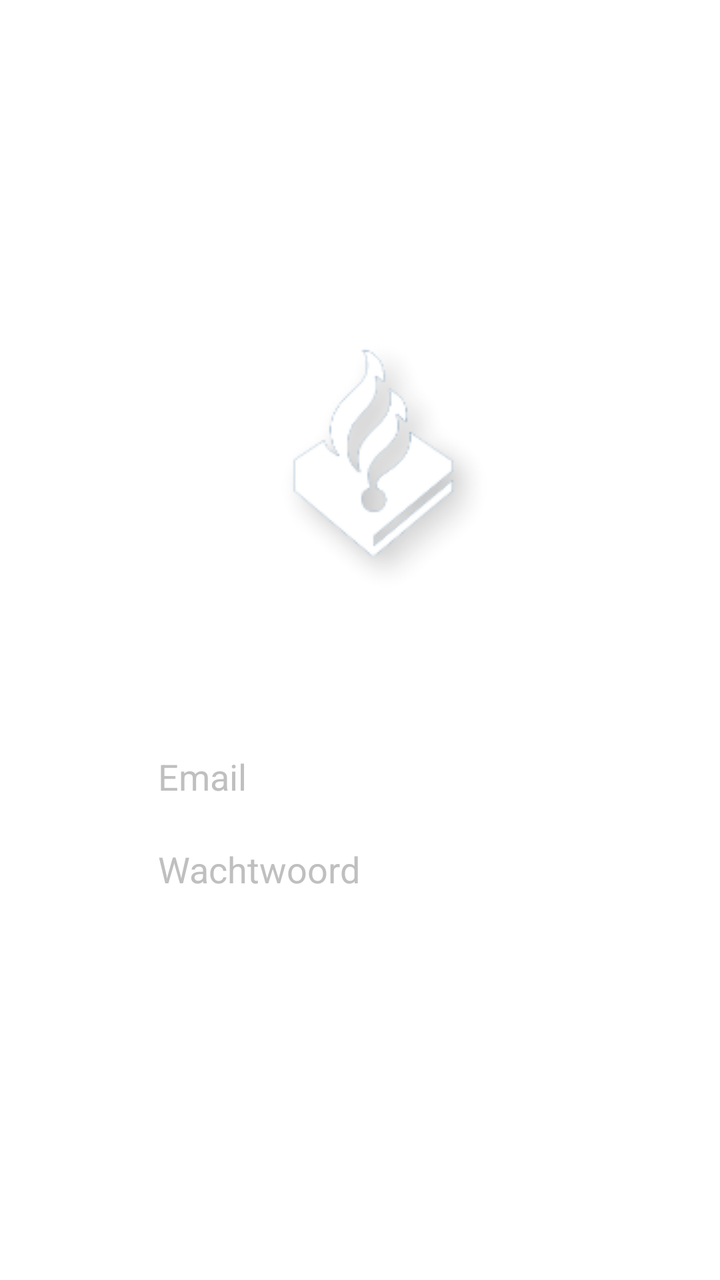
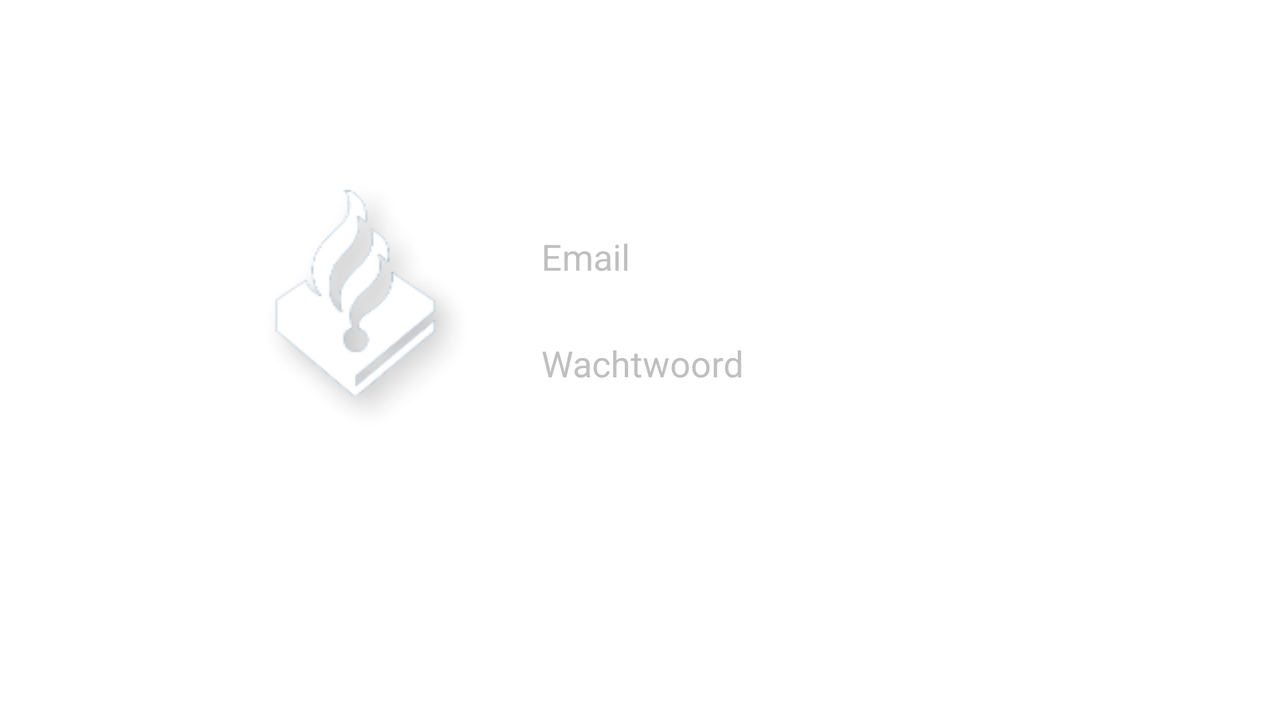

An Android layout and its configuration variant, each rendered on a device that would load it. The default file and the variant file are quoted in full after the pictures.
<!-- AndroidManifest.xml: application theme Theme.Politie -->
<!-- res/layout/fragment_login_politie.xml -->
<?xml version="1.0" encoding="utf-8"?>
<androidx.constraintlayout.widget.ConstraintLayout
    xmlns:android="http://schemas.android.com/apk/res/android"
    xmlns:app="http://schemas.android.com/apk/res-auto"
    android:layout_width="match_parent"
    android:layout_height="match_parent">

    <include
        android:id="@+id/include3"
        layout="@layout/fragment_background"
        android:layout_width="match_parent"
        android:layout_height="match_parent"
        app:layout_constraintBottom_toBottomOf="parent"
        app:layout_constraintEnd_toEndOf="parent"
        app:layout_constraintHorizontal_bias="0.0"
        app:layout_constraintStart_toStartOf="parent"
        app:layout_constraintTop_toTopOf="parent"
        app:layout_constraintVertical_bias="0.0" />

    <ImageView
        android:id="@+id/ivPolitie"
        android:layout_width="wrap_content"
        android:layout_height="wrap_content"
        android:layout_marginStart="25dp"
        android:layout_marginTop="150dp"
        android:background="@drawable/logo_politie"
        android:contentDescription="@string/politie_logo_description"
        app:layout_constraintEnd_toEndOf="parent"
        app:layout_constraintStart_toStartOf="parent"
        app:layout_constraintTop_toTopOf="@+id/include3" />

    <EditText
        android:id="@+id/etEmail"
        android:maxLength="254"
        android:layout_width="wrap_content"
        android:layout_height="wrap_content"
        android:layout_marginTop="50dp"
        android:backgroundTint="#FFFFFF"
        android:ems="10"
        android:hint="@string/placeholder_email"
        android:inputType="textEmailAddress"
        android:textColor="#FFFFFF"
        android:textColorHint="#BFBFBF"
        app:layout_constraintEnd_toEndOf="parent"
        app:layout_constraintStart_toStartOf="@+id/include3"
        app:layout_constraintTop_toBottomOf="@+id/ivPolitie"
        android:autofillHints="AUTOFILL_HINT_EMAIL_ADDRESS" />

    <EditText
        android:id="@+id/etPassword"
        android:maxLength="128"
        android:layout_width="wrap_content"
        android:layout_height="wrap_content"
        android:layout_marginTop="5dp"
        android:backgroundTint="#FFFFFF"
        android:ems="10"
        android:hint="@string/placeholder_pass"
        android:inputType="textPassword"
        android:textColor="#FFFFFF"
        android:textColorHint="#BFBFBF"
        app:layout_constraintEnd_toEndOf="parent"
        app:layout_constraintStart_toStartOf="@+id/include3"
        app:layout_constraintTop_toBottomOf="@+id/etEmail"
        android:autofillHints="AUTOFILL_HINT_PASSWORD"
        android:imeOptions="actionDone"/>

    <Button
        android:id="@+id/btnLogin"
        android:layout_width="match_parent"
        android:layout_height="wrap_content"
        android:layout_marginStart="100dp"
        android:layout_marginTop="200dp"
        android:layout_marginEnd="100dp"
        android:layout_marginBottom="100dp"
        android:background="@drawable/bg_round_button"
        android:elevation="4dp"
        android:text="@string/login"
        android:textColor="#FFFFFF"

        app:layout_constraintBottom_toBottomOf="@+id/include3"
        app:layout_constraintEnd_toEndOf="parent"
        app:layout_constraintStart_toStartOf="parent"
        app:layout_constraintTop_toBottomOf="@+id/etPassword"
        app:layout_constraintVertical_bias="0.205" />

    <include
        android:id="@+id/warning"
        layout="@layout/fragment_warning_login"
        android:layout_width="match_parent"
        android:layout_height="match_parent"
        android:visibility="invisible"
        app:layout_constraintBottom_toBottomOf="parent"
        app:layout_constraintEnd_toEndOf="parent"
        app:layout_constraintStart_toStartOf="parent"
        app:layout_constraintTop_toTopOf="parent" />

    <ImageButton
        android:id="@+id/btnBack"
        android:layout_width="100dp"
        android:layout_height="wrap_content"
        android:layout_marginTop="10dp"
        android:backgroundTint="@android:color/transparent"
        android:scaleX="2"
        android:scaleY="2"
        app:layout_constraintBottom_toBottomOf="@+id/include3"
        app:layout_constraintEnd_toStartOf="@+id/include3"
        app:layout_constraintHorizontal_bias="0.16"
        app:layout_constraintStart_toStartOf="parent"
        app:layout_constraintTop_toTopOf="@+id/include3"
        app:layout_constraintVertical_bias="0.0"
        app:srcCompat="@drawable/abc_vector_test"
        android:contentDescription="@string/back_button_description" />
</androidx.constraintlayout.widget.ConstraintLayout>
<!-- res/layout/fragment_background.xml (included above) -->
<?xml version="1.0" encoding="utf-8"?>
<androidx.constraintlayout.widget.ConstraintLayout xmlns:android="http://schemas.android.com/apk/res/android"
    xmlns:app="http://schemas.android.com/apk/res-auto"
    android:layout_width="match_parent"
    android:layout_height="match_parent">

    <ImageView
        android:id="@+id/bgAmsterdam"
        android:layout_width="0dp"
        android:layout_height="0dp"
        android:scaleType="centerCrop"
        app:layout_constraintBottom_toBottomOf="parent"
        app:layout_constraintEnd_toEndOf="parent"
        app:layout_constraintStart_toStartOf="parent"
        app:layout_constraintTop_toTopOf="parent"
        app:srcCompat="@drawable/main_background" />

</androidx.constraintlayout.widget.ConstraintLayout>
<!-- res/layout/fragment_warning_login.xml (included above) -->
<?xml version="1.0" encoding="utf-8"?>
<androidx.constraintlayout.widget.ConstraintLayout xmlns:android="http://schemas.android.com/apk/res/android"
    xmlns:app="http://schemas.android.com/apk/res-auto"
    xmlns:tools="http://schemas.android.com/tools"
    android:layout_width="match_parent"
    android:layout_height="match_parent"
    android:background="#CD000000">

    <Button
        android:id="@+id/btnExit"
        android:layout_width="50dp"
        android:layout_height="50dp"
        android:layout_marginTop="10dp"
        android:layout_marginEnd="10dp"
        android:background="@android:drawable/ic_menu_add"
        android:backgroundTint="#FFFFFF"
        android:rotation="45"
        app:layout_constraintEnd_toEndOf="parent"
        app:layout_constraintTop_toTopOf="parent" />

    <Button
        android:id="@+id/btnConfirm"
        android:layout_width="match_parent"
        android:layout_height="53dp"
        android:layout_marginStart="125dp"
        android:layout_marginTop="50dp"
        android:layout_marginEnd="125dp"
        android:background="@drawable/bg_warning_button"
        android:text="@string/okay"
        android:textColor="#FFFFFF"
        app:layout_constraintEnd_toEndOf="parent"
        app:layout_constraintHorizontal_bias="0.0"
        app:layout_constraintStart_toStartOf="parent"
        app:layout_constraintTop_toBottomOf="@+id/tvWarning" />

    <ImageView
        android:id="@+id/ivWarning"
        android:layout_width="match_parent"
        android:layout_height="0dp"
        android:layout_marginStart="100dp"
        android:layout_marginEnd="100dp"
        android:layout_marginBottom="150dp"
        app:layout_constraintBottom_toBottomOf="parent"
        app:layout_constraintEnd_toEndOf="parent"
        app:layout_constraintHorizontal_bias="0.0"
        app:layout_constraintStart_toStartOf="parent"
        app:layout_constraintTop_toTopOf="parent"
        app:layout_constraintVertical_bias="1.0"
        tools:srcCompat="@drawable/warning_icon" />

    <TextView
        android:id="@+id/tvWarning"
        android:layout_width="wrap_content"
        android:layout_height="wrap_content"
        android:layout_marginTop="415dp"
        android:fontFamily="@font/open_sans_light"
        android:text="@string/invalid_credentials"
        android:textColor="#FFFFFF"
        android:textSize="18sp"
        android:textStyle="bold"
        app:layout_constraintEnd_toEndOf="parent"
        app:layout_constraintStart_toStartOf="parent"
        app:layout_constraintTop_toTopOf="@+id/ivWarning" />

</androidx.constraintlayout.widget.ConstraintLayout>
<!-- resources referenced by this layout -->
<resources>
  <!-- drawable bg_warning_button (drawable) -->
  <?xml version="1.0" encoding="utf-8"?>
  <shape xmlns:android="http://schemas.android.com/apk/res/android">
      <solid android:color="@android:color/transparent"/>
      <stroke
          android:color="@android:color/white"
          android:width="4dp"/>
      <corners android:radius="500dp"/>
  </shape>
  <!-- drawable logo_politie: png bitmap (drawable-v24, 10177 bytes) -->
  <!-- drawable warning_icon: png bitmap (drawable, 55453 bytes) -->
  <string name="back_button_description">Back button</string>
  <string name="invalid_credentials">De ingevoerde gegevens zijn ongeldig!</string>
  <string name="login">Inloggen</string>
  <string name="okay">Oké</string>
  <string name="placeholder_email">Email</string>
  <string name="placeholder_pass">Wachtwoord</string>
  <string name="politie_logo_description">Politie logo</string>
  <style name="Theme.Politie" parent="Theme.MaterialComponents.DayNight.NoActionBar">
          
          <item name="colorPrimary">@color/colorPrimary</item>
          <item name="colorPrimaryDark">@color/colorPrimaryDark</item>
          <item name="colorAccent">@color/colorAccent</item>
      </style>
  <color name="colorPrimary">#004682</color>
  <color name="colorPrimaryDark">#364450</color>
  <color name="colorAccent">#004682</color>
</resources>
<!-- res/layout-land/fragment_login_politie.xml (the repository's variant of the layout above) -->
<!-- drawn on the phone turned sideways -->
<?xml version="1.0" encoding="utf-8"?>
<androidx.constraintlayout.widget.ConstraintLayout
    xmlns:android="http://schemas.android.com/apk/res/android"
    xmlns:app="http://schemas.android.com/apk/res-auto"
    android:layout_width="match_parent"
    android:layout_height="match_parent">

    <include
        android:id="@+id/include3"
        layout="@layout/fragment_background"
        android:layout_width="match_parent"
        android:layout_height="match_parent"
        app:layout_constraintBottom_toBottomOf="parent"
        app:layout_constraintEnd_toEndOf="parent"
        app:layout_constraintHorizontal_bias="0.0"
        app:layout_constraintStart_toStartOf="parent"
        app:layout_constraintTop_toTopOf="parent"
        app:layout_constraintVertical_bias="0.0" />

    <androidx.constraintlayout.widget.ConstraintLayout
        android:id="@+id/constraintLayout"
        android:layout_width="439dp"
        android:layout_height="220dp"
        app:layout_constraintBottom_toBottomOf="parent"
        app:layout_constraintEnd_toEndOf="parent"
        app:layout_constraintStart_toStartOf="parent"
        app:layout_constraintTop_toTopOf="parent">

        <ImageView
            android:id="@+id/ivPolitie"
            android:layout_width="wrap_content"
            android:layout_height="wrap_content"
            android:background="@drawable/logo_politie"
            android:contentDescription="@string/politie_logo_description"
            app:layout_constraintBottom_toBottomOf="parent"
            app:layout_constraintStart_toStartOf="parent"
            app:layout_constraintTop_toTopOf="parent"
            app:layout_constraintVertical_bias="0.0" />

        <EditText
            android:id="@+id/etEmail"
            android:layout_width="0dp"
            android:layout_height="wrap_content"
            android:layout_marginTop="36dp"
            android:autofillHints="AUTOFILL_HINT_EMAIL_ADDRESS"
            android:backgroundTint="#FFFFFF"
            android:ems="10"
            android:hint="@string/placeholder_email"
            android:inputType="textEmailAddress"
            android:maxLength="254"
            android:textColor="#FFFFFF"
            android:textColorHint="#BFBFBF"
            app:layout_constraintEnd_toEndOf="parent"
            app:layout_constraintHorizontal_bias="1.0"
            app:layout_constraintStart_toEndOf="@+id/ivPolitie"
            app:layout_constraintTop_toTopOf="parent" />

        <EditText
            android:id="@+id/etPassword"
            android:layout_width="0dp"
            android:layout_height="wrap_content"
            android:layout_marginTop="12dp"
            android:autofillHints="AUTOFILL_HINT_PASSWORD"
            android:backgroundTint="#FFFFFF"
            android:ems="10"
            android:hint="@string/placeholder_pass"
            android:imeOptions="actionDone"
            android:inputType="textPassword"
            android:maxLength="128"
            android:textColor="#FFFFFF"
            android:textColorHint="#BFBFBF"
            app:layout_constraintEnd_toEndOf="parent"
            app:layout_constraintHorizontal_bias="1.0"
            app:layout_constraintStart_toEndOf="@+id/ivPolitie"
            app:layout_constraintTop_toBottomOf="@+id/etEmail" />

        <Button
            android:id="@+id/btnLogin"
            android:layout_width="match_parent"
            android:layout_height="wrap_content"
            android:background="@drawable/bg_round_button"
            android:elevation="4dp"

            android:text="@string/login"
            android:textColor="#FFFFFF"
            app:layout_constraintBottom_toBottomOf="parent"
            app:layout_constraintEnd_toEndOf="parent"
            app:layout_constraintStart_toStartOf="parent" />

    </androidx.constraintlayout.widget.ConstraintLayout>


    <include
        android:id="@+id/warning"
        layout="@layout/fragment_warning_login"
        android:layout_width="match_parent"
        android:layout_height="match_parent"
        android:visibility="invisible"
        app:layout_constraintBottom_toBottomOf="parent"
        app:layout_constraintEnd_toEndOf="parent"
        app:layout_constraintHorizontal_bias="0.0"
        app:layout_constraintStart_toStartOf="parent"
        app:layout_constraintTop_toTopOf="parent"
        app:layout_constraintVertical_bias="0.0" />

    <ImageButton
        android:id="@+id/btnBack"
        android:layout_width="100dp"
        android:layout_height="wrap_content"
        android:layout_marginTop="10dp"
        android:backgroundTint="@android:color/transparent"
        android:scaleX="2"
        android:scaleY="2"
        app:layout_constraintBottom_toBottomOf="@+id/include3"
        app:layout_constraintEnd_toStartOf="@+id/include3"
        app:layout_constraintHorizontal_bias="0.16"
        app:layout_constraintStart_toStartOf="parent"
        app:layout_constraintTop_toTopOf="@+id/include3"
        app:layout_constraintVertical_bias="0.0"
        app:srcCompat="@drawable/abc_vector_test"
        android:contentDescription="@string/back_button_description" />

</androidx.constraintlayout.widget.ConstraintLayout>
